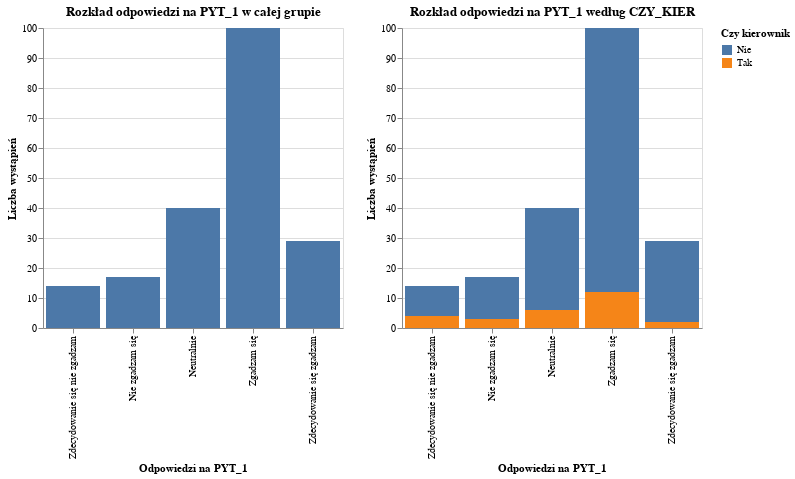

This figure's notebook cell:
### Markdown cell above
Celem zadania było zilustrowanie odpowiedzi na pytanie "Jak bardzo zgadzasz się ze stwierdzeniem, że firma pozwala na (...)?"(zmienna PYT_1) w całej badanej grupie oraz w podgrupach ze względu na zmienną CZY_KIER.

### Code cell
import altair as alt
import pandas as pd

# Etykiety odpowiedzi
labels = {
    -2: "Zdecydowanie się nie zgadzam",
    -1: "Nie zgadzam się",
     0: "Neutralnie",
     1: "Zgadzam się",
     2: "Zdecydowanie się zgadzam"
}

# Przygotowanie danych
df1 = df[['PYT_1', 'CZY_KIER']].copy()
df1['PYT_1_label'] = df1['PYT_1'].map(labels)

# Wykres ogólny
overall = alt.Chart(df1).mark_bar().encode(
    x=alt.X('PYT_1_label:N', title='Odpowiedzi na PYT_1', sort=list(labels.values())),
    y=alt.Y('count()', title='Liczba wystąpień'),
    tooltip=['count()']
).properties(
    width=300,
    height=300,
    title="Rozkład odpowiedzi na PYT_1 w całej grupie"
)

# Wykres z podziałem na CZY_KIER
subgroup = alt.Chart(df1).mark_bar().encode(
    x=alt.X('PYT_1_label:N', title='Odpowiedzi na PYT_1', sort=list(labels.values())),
    y=alt.Y('count()', title='Liczba wystąpień'),
    color=alt.Color('CZY_KIER:N', title='Czy kierownik'),
    tooltip=['count()']
).properties(
    width=300,
    height=300,
    title="Rozkład odpowiedzi na PYT_1 według CZY_KIER"
)

# Wyświetlenie obok siebie
alt.hconcat(overall, subgroup)

### Figure 1 — Vega-Lite specification as saved in the notebook (floating-point values rounded to 4 significant figures; data arrays with more than 128 entries replaced by an {"elided": "..."} marker saying what was removed)
{"config": {"view": {"continuousWidth": 300, "continuousHeight": 300}}, "hconcat": [{"mark": {"type": "bar"}, "encoding": {"tooltip": [{"aggregate": "count", "type": "quantitative"}], "x": {"field": "PYT_1_label", "sort": ["Zdecydowanie się nie zgadzam", "Nie zgadzam się", "Neutralnie", "Zgadzam się", "Zdecydowanie się zgadzam"], "title": "Odpowiedzi na PYT_1", "type": "nominal"}, "y": {"aggregate": "count", "title": "Liczba wystąpień", "type": "quantitative"}}, "height": 300, "title": "Rozkład odpowiedzi na PYT_1 w całej grupie", "width": 300}, {"mark": {"type": "bar"}, "encoding": {"color": {"field": "CZY_KIER", "title": "Czy kierownik", "type": "nominal"}, "tooltip": [{"aggregate": "count", "type": "quantitative"}], "x": {"field": "PYT_1_label", "sort": ["Zdecydowanie się nie zgadzam", "Nie zgadzam się", "Neutralnie", "Zgadzam się", "Zdecydowanie się zgadzam"], "title": "Odpowiedzi na PYT_1", "type": "nominal"}, "y": {"aggregate": "count", "title": "Liczba wystąpień", "type": "quantitative"}}, "height": 300, "title": "Rozkład odpowiedzi na PYT_1 według CZY_KIER", "width": 300}], "data": {"name": "data-0cd4418646f43e3300bd231f56f275b4"}, "$schema": "https://vega.github.io/schema/vega-lite/v5.20.1.json", "datasets": {"data-0cd4418646f43e3300bd231f56f275b4": {"elided": "200 records"}}}
